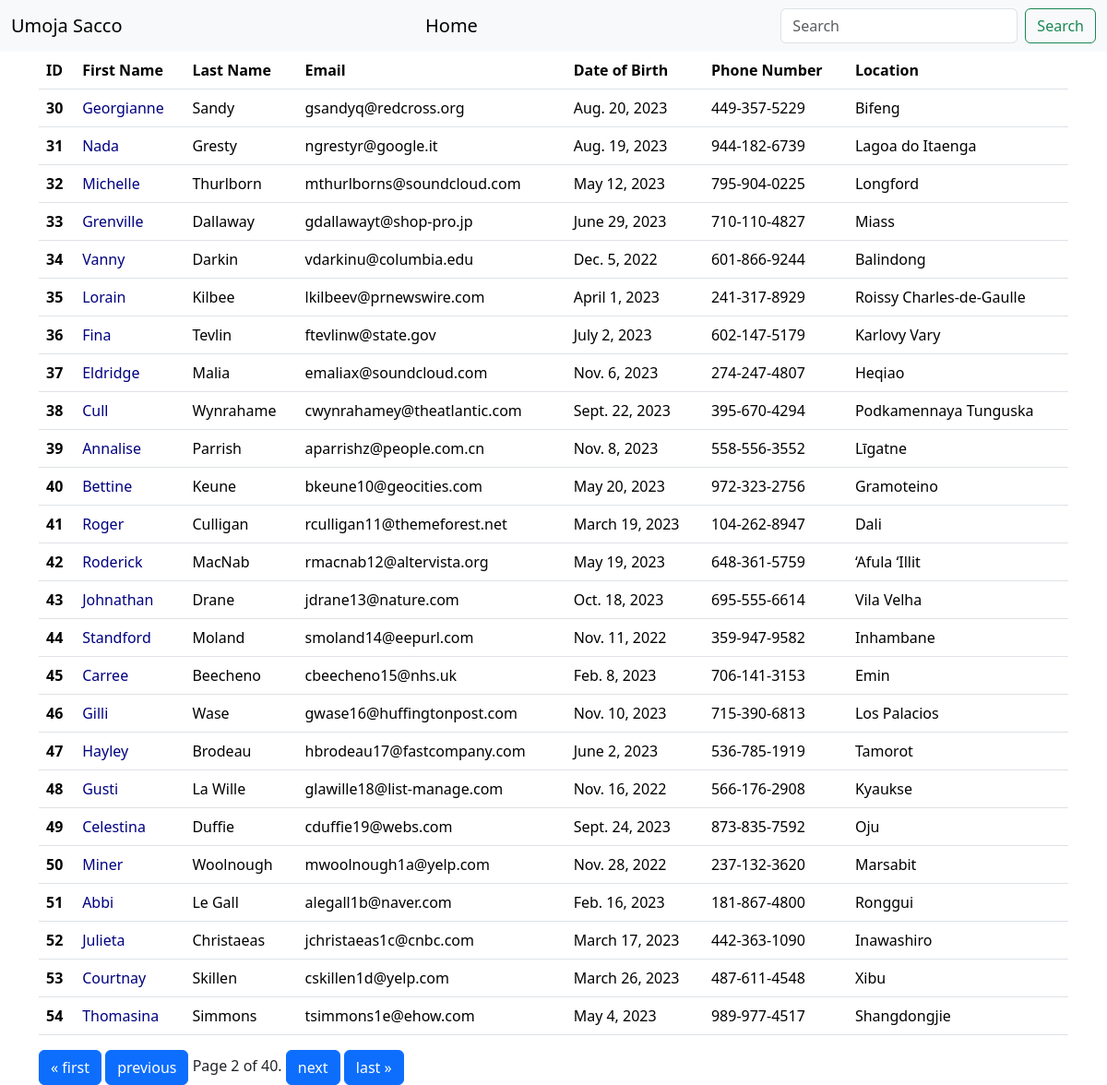
Page /all/?page=2 on the committed database.
### Formpractise/models.py (models this page shows, shortened)
class Student(models.Model):
    choices = ((False,'Male'),(False,'Female'),(False,'Other'))
    first_name = models.CharField(max_length=20)
    last_name = models.CharField(max_length=20)
    location = models.CharField(max_length=20)
    mothers_name = models.CharField(max_length=20,null=True)
    fathers_name = models.CharField(max_length=20,null=True)
    phone_number = models.CharField(unique=True,max_length=30)
    email_address = models.EmailField(unique=True)
    dateofBirth = models.DateField(null=True)
    application = models.ImageField(upload_to=unique_img,default='applications/default.jpg')
    gender = models.BooleanField(choices=choices,default=False)
    created_at = models.DateTimeField(auto_now_add=True)

### Formpractise/views.py (the view)
# urls.py: path('all/',views.all_students,name='allstudents'),
def all_students(request):
    students = Student.objects.all()
    paginator = Paginator(students,25)
    page_number = request.GET.get("page")
    page_obj = paginator.get_page(page_number)
    return render(request,'allstudents.html',{"page_obj":page_obj})

### templates/allstudents.html (shortened to what this page needs)
{% load humanize %}
<!DOCTYPE html>
<html lang="en">
<head>
    <link href="https://cdn.jsdelivr.net/npm/bootstrap@5.3.2/dist/css/bootstrap.min.css" rel="stylesheet">
</head>
<body>
{% include 'navbar.html' %}
{% include 'alerts.html' %}
<div class="container">
    {% block content %}
    <table class="table">
        <thead>
            <tr>
                <th scope="col">ID</th>
                <th scope="col">First Name</th>
                <th scope="col">Last Name</th>
                <th scope="col">Email</th>
                <th scope="col">Date of Birth</th>
                <th scope="col">Phone Number</th>
                <th scope="col">Location</th>
            </tr>
        </thead>
        <tbody>
            {% for student in page_obj %}
            <tr>
                <th scope="row">{{ student.id }}</th>
                <td><a href="{% url 'student' student.id %}" style="text-decoration: none;color: navy">{{ student.first_name|title }}</a></td>
                <td>{{ student.last_name }}</td>
                <td>{{ student.email_address }}</td>
                <td>{{ student.dateofBirth|date }}</td>
                <td>{{ student.phone_number }}</td>
                <td>{{ student.location }}</td>
            </tr>
            {% endfor %}
        </tbody>
    </table>
        <div class="pagination">
    <span class="step-links">
        {% if page_obj.has_previous %}
            <a href="?page=1" class="btn btn-primary d-inline-flex align-items-center" type="button">&laquo; first</a>
            <a href="?page={{ page_obj.previous_page_number }}" class="btn btn-primary d-inline-flex align-items-center" type="button">previous</a>
        {% endif %}
        <span class="current">
            Page {{ page_obj.number }} of {{ page_obj.paginator.num_pages }}.
        </span>
        {% if page_obj.has_next %}
            <a href="?page={{ page_obj.next_page_number }}" class="btn btn-primary d-inline-flex align-items-center" type="button">next</a>
            <a href="?page={{ page_obj.paginator.num_pages }}" class="btn btn-primary d-inline-flex align-items-center" type="button">last &raquo;</a>
        {% endif %}
    </span>
</div>
    {% endblock %}
</div>
</body>
</html>

### rows in the picture
Student: id "30", first_name "Georgianne", last_name "Sandy", email_address "gsandyq@redcross.org", dateofBirth "Aug. 20, 2023", phone_number "449-357-5229", location "Bifeng"
Student: id "31", first_name "Nada", last_name "Gresty", email_address "ngrestyr@google.it", dateofBirth "Aug. 19, 2023", phone_number "944-182-6739", location "Lagoa do Itaenga"
Student: id "32", first_name "Michelle", last_name "Thurlborn", email_address "mthurlborns@soundcloud.com", dateofBirth "May 12, 2023", phone_number "795-904-0225", location "Longford"
Student: id "33", first_name "Grenville", last_name "Dallaway", email_address "gdallawayt@shop-pro.jp", dateofBirth "June 29, 2023", phone_number "710-110-4827", location "Miass"
Student: id "34", first_name "Vanny", last_name "Darkin", email_address "vdarkinu@columbia.edu", dateofBirth "Dec. 5, 2022", phone_number "601-866-9244", location "Balindong"
Student: id "35", first_name "Lorain", last_name "Kilbee", email_address "lkilbeev@prnewswire.com", dateofBirth "April 1, 2023", phone_number "241-317-8929", location "Roissy Charles-de-Gaulle"
Student: id "36", first_name "Fina", last_name "Tevlin", email_address "ftevlinw@state.gov", dateofBirth "July 2, 2023", phone_number "602-147-5179", location "Karlovy Vary"
Student: id "37", first_name "Eldridge", last_name "Malia", email_address "emaliax@soundcloud.com", dateofBirth "Nov. 6, 2023", phone_number "274-247-4807", location "Heqiao"
Student: id "38", first_name "Cull", last_name "Wynrahame", email_address "cwynrahamey@theatlantic.com", dateofBirth "Sept. 22, 2023", phone_number "395-670-4294", location "Podkamennaya Tunguska"
Student: id "39", first_name "Annalise", last_name "Parrish", email_address "aparrishz@people.com.cn", dateofBirth "Nov. 8, 2023", phone_number "558-556-3552", location "Līgatne"
Student: id "40", first_name "Bettine", last_name "Keune", email_address "bkeune10@geocities.com", dateofBirth "May 20, 2023", phone_number "972-323-2756", location "Gramoteino"
Student: id "41", first_name "Roger", last_name "Culligan", email_address "rculligan11@themeforest.net", dateofBirth "March 19, 2023", phone_number "104-262-8947", location "Dali"
Student: id "42", first_name "Roderick", last_name "MacNab", email_address "rmacnab12@altervista.org", dateofBirth "May 19, 2023", phone_number "648-361-5759", location "‘Afula ‘Illit"
Student: id "43", first_name "Johnathan", last_name "Drane", email_address "jdrane13@nature.com", dateofBirth "Oct. 18, 2023", phone_number "695-555-6614", location "Vila Velha"
Student: id "44", first_name "Standford", last_name "Moland", email_address "smoland14@eepurl.com", dateofBirth "Nov. 11, 2022", phone_number "359-947-9582", location "Inhambane"
Student: id "45", first_name "Carree", last_name "Beecheno", email_address "cbeecheno15@nhs.uk", dateofBirth "Feb. 8, 2023", phone_number "706-141-3153", location "Emin"
Student: id "46", first_name "Gilli", last_name "Wase", email_address "gwase16@huffingtonpost.com", dateofBirth "Nov. 10, 2023", phone_number "715-390-6813", location "Los Palacios"
Student: id "47", first_name "Hayley", last_name "Brodeau", email_address "hbrodeau17@fastcompany.com", dateofBirth "June 2, 2023", phone_number "536-785-1919", location "Tamorot"
Student: id "48", first_name "Gusti", last_name "La Wille", email_address "glawille18@list-manage.com", dateofBirth "Nov. 16, 2022", phone_number "566-176-2908", location "Kyaukse"
Student: id "49", first_name "Celestina", last_name "Duffie", email_address "cduffie19@webs.com", dateofBirth "Sept. 24, 2023", phone_number "873-835-7592", location "Oju"
Student: id "50", first_name "Miner", last_name "Woolnough", email_address "mwoolnough1a@yelp.com", dateofBirth "Nov. 28, 2022", phone_number "237-132-3620", location "Marsabit"
Student: id "51", first_name "Abbi", last_name "Le Gall", email_address "alegall1b@naver.com", dateofBirth "Feb. 16, 2023", phone_number "181-867-4800", location "Ronggui"
Student: id "52", first_name "Julieta", last_name "Christaeas", email_address "jchristaeas1c@cnbc.com", dateofBirth "March 17, 2023", phone_number "442-363-1090", location "Inawashiro"
Student: id "53", first_name "Courtnay", last_name "Skillen", email_address "cskillen1d@yelp.com", dateofBirth "March 26, 2023", phone_number "487-611-4548", location "Xibu"
Student: id "54", first_name "Thomasina", last_name "Simmons", email_address "tsimmons1e@ehow.com", dateofBirth "May 4, 2023", phone_number "989-977-4517", location "Shangdongjie"

### other values in the picture
{{ page_obj.number }} "2"
{{ page_obj.paginator.num_pages }} "40"
